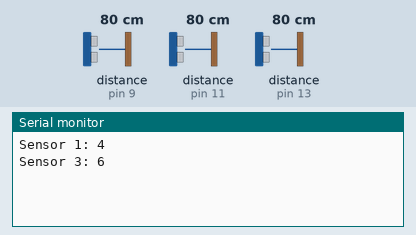
This sketch was run on a simulated Arduino Uno, built with avr-gcc and run on an emulated ATmega328P. Parts: the last lines printed to the serial monitor. The test bench sets the inputs (shaded band); at power-on: distance to the obstacle (sensors on pin 9, pin 13, pin 11) 80 cm. The echo pulse lasts 58.3 µs per cm.

Above: at 1.4 s.
1.5 s: distance to the obstacle (sensor on pin 9) set to 250 cm
At 2.7 s:
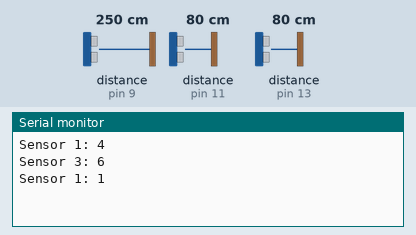
3.0 s: distance to the obstacle (sensor on pin 13) set to 2 cm
At 4.9 s:
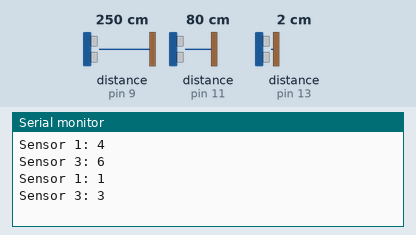
Timing chart, 0 to 6.4 s (numbered marks = the images above; inputs shaded):
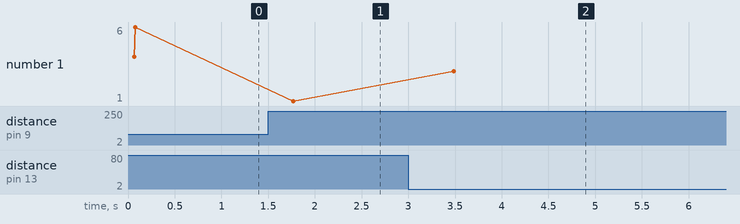

Measured:
- after the input at 1.5 s, the serial monitor: prints a new line after 0.27 s (image 1)
- after the input at 3.0 s, the serial monitor: prints a new line after 0.48 s (image 2)

The sketch:

Sensor_ultrasonico.ino
```cpp
#include <NewPing.h>

#define TRIGGER_PIN_1 8
#define ECHO_PIN_1 9
#define TRIGGER_PIN_2 10
#define ECHO_PIN_2 11
#define TRIGGER_PIN_3 12
#define ECHO_PIN_3 13

NewPing sonar1(TRIGGER_PIN_1, ECHO_PIN_1, 200);
NewPing sonar2(TRIGGER_PIN_2, ECHO_PIN_2, 200);
NewPing sonar3(TRIGGER_PIN_3, ECHO_PIN_3, 200);

void setup() {
  Serial.begin(9600);
}

void loop() {
  delay(50);

  unsigned int distance1 = sonar1.ping_cm();
  unsigned int distance2 = sonar2.ping_cm();
  unsigned int distance3 = sonar3.ping_cm();

  static unsigned int ultima_distancia1 = 0;
  static unsigned int ultima_distancia2 = 0;
  static unsigned int ultima_distancia3 = 0;

  if (abs(distance1 - ultima_distancia1) >= 5) {
    if (distance1 == 0 || distance1 > 400) {
      Serial.print("Sensor 1: ");
      Serial.println("1");
    } else {
      Serial.print("Sensor 1: ");
      Serial.println("4");
      //Serial.println(" cm");
    }
    ultima_distancia1 = distance1;
  }

  if (abs(distance2 - ultima_distancia2) >= 5) {
    if (distance2 < 7) {
      //Serial.println("Distance 2: Out of range");
    } else {
      //Serial.print("Distance 2: ");
      //Serial.println(distance2);
      //Serial.println(" cm");
    }
    ultima_distancia2 = distance2;
  }

  if (abs(distance3 - ultima_distancia3) >= 5) {
    if (distance3 < 7) {
      Serial.print("Sensor 3: ");
      Serial.println("3");
    } else {
      Serial.print("Sensor 3: ");
      Serial.println("6");
      //Serial.println(" cm");
    }
    ultima_distancia3 = distance3;
  }

  delay(500);
}
```
